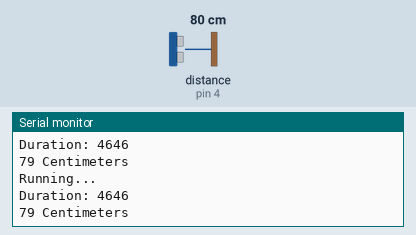
Simulated run of this sketch. Board: Arduino Uno, built with avr-gcc and run on an emulated ATmega328P. Parts: the last lines printed to the serial monitor. Wiring (inferred from the names in the program): ultrasonic range finder: trigger pin 5; echo pin 4. The test bench sets the inputs (shaded band); at power-on: distance to the obstacle (sensor on pin 4) 80 cm. The echo pulse lasts 58.3 µs per cm.

Above: at 1.8 s.
1.9 s: distance to the obstacle (sensor on pin 4) set to 2 cm
At 2.8 s:
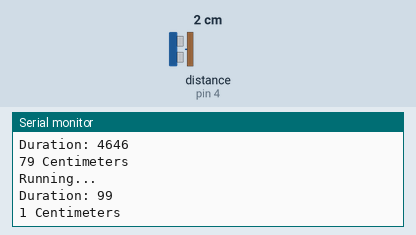
3.4 s: distance to the obstacle (sensor on pin 4) set to 4 cm
At 4.6 s:
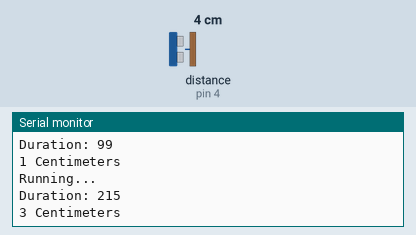
Timing chart, 0 to 6.4 s (numbered marks = the images above; inputs shaded):
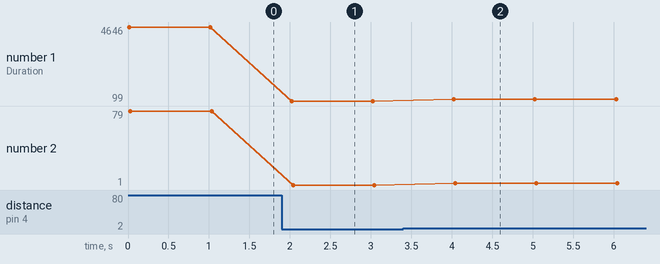

The sketch:

final.ino
```cpp
#define TRIGGERFRONT 5
#define ECHOFRONT 4
// define triggerback and echoback

// Distance from front object
long distanceFront;

// Distance from back object
long distanceBack;

int getFrontDistance(){
  long duration;

  Serial.println("Running...");

  digitalWrite(TRIGGERFRONT, LOW);
  delayMicroseconds(2);

  digitalWrite(TRIGGERFRONT, HIGH);
  delayMicroseconds(10);

  digitalWrite(TRIGGERFRONT, LOW);
  duration = pulseIn(ECHOFRONT, HIGH);

  Serial.print("Duration: ");
  Serial.println(duration);

  distanceFront = (duration / 2) / 29.1;

  Serial.print(distanceFront);
  Serial.println(" Centimeters");
}

int getBackDistance(){
  return 0;
}

void setup() {
  Serial.begin (9600);
  pinMode(TRIGGERFRONT, OUTPUT);
  pinMode(ECHOFRONT, INPUT);
}

void loop() {
  distanceFront = getFrontDistance();
  distanceBack = getBackDistance();
  delay(1000); // added for easy serial readability; remove later
}
```

Measured:
- after the input at 1.9 s, the serial monitor: prints a new line after 0.12 s (image 1)
- after the input at 3.4 s, the serial monitor: prints a new line after 0.63 s (image 2)
- plotted number 1: 4646 → 99 after the input at 1.9 s, 99 → 216 after the input at 3.4 s
- plotted number 2: 79 → 1 after the input at 1.9 s, 1 → 3 after the input at 3.4 s
